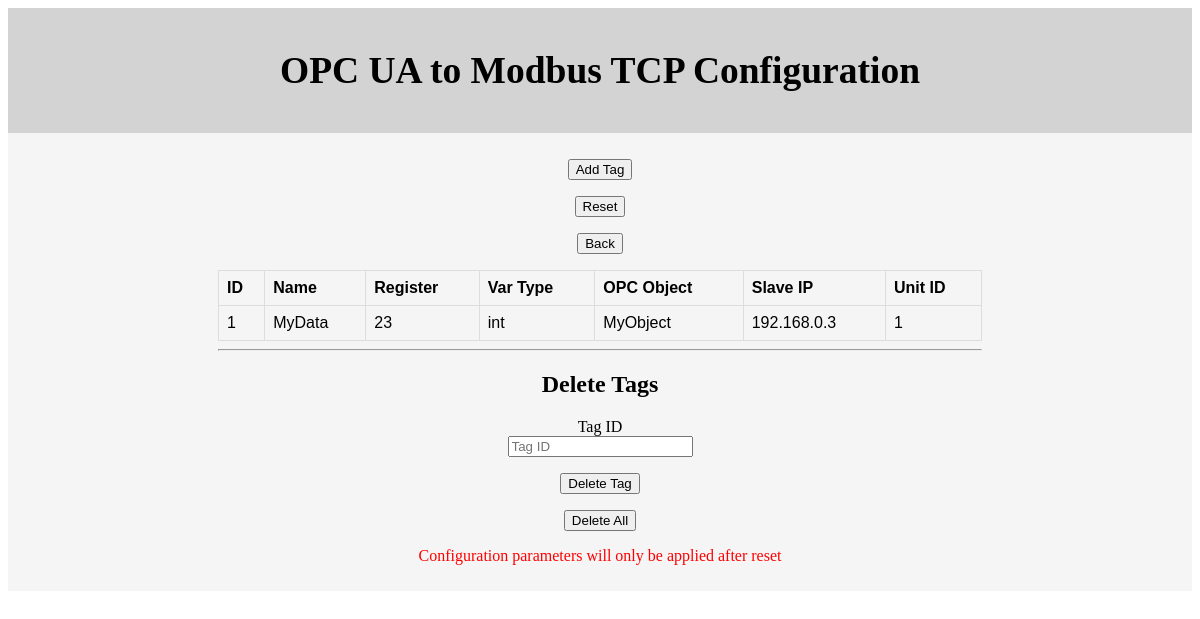
The page /opc_to_tcp on the database as committed earlier.
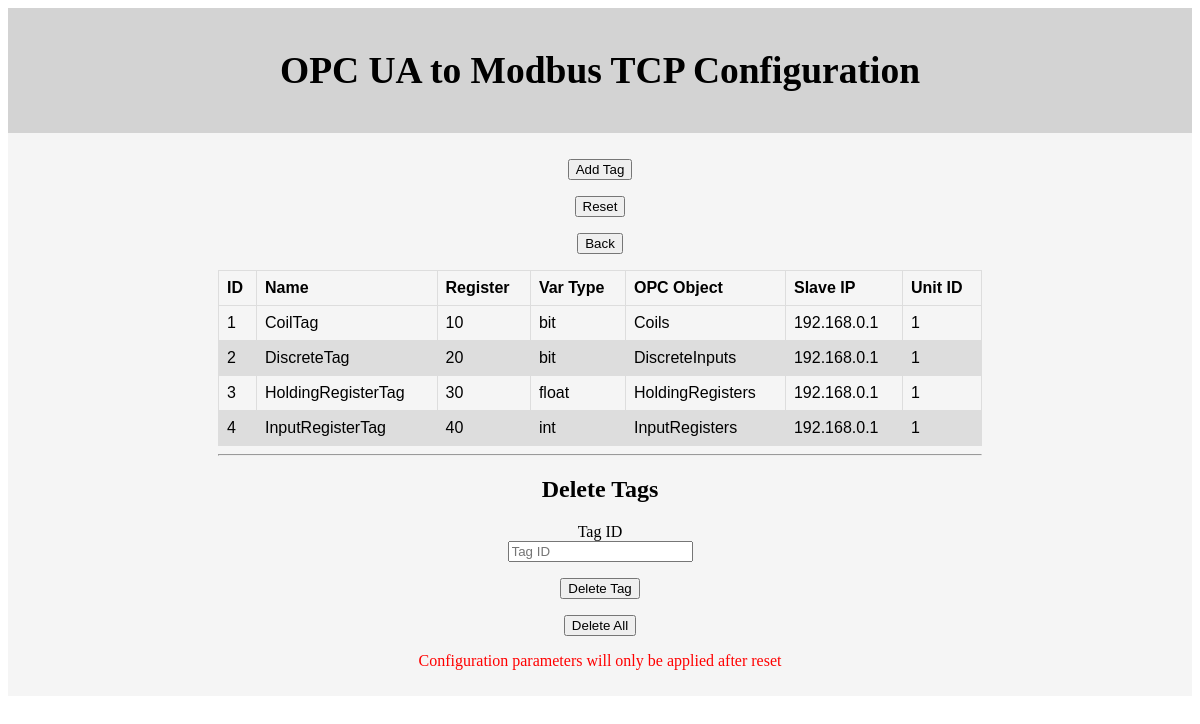
The same page on the database as committed later.
### api.py (models this page shows, shortened)
class OPC_to_TCP_Tags(db.Model):
    id = db.Column('tag_id', db.Integer, primary_key = True)
    name = db.Column(db.String(100))
    register = db.Column(db.String(10))
    var_type = db.Column(db.String(10))
    opc_object = db.Column(db.String(100))
    slave_ip = db.Column(db.String(10))
    unit_id = db.Column(db.String(4))

### api.py (the view, shortened to what this page needs)
@app.route('/opc_to_tcp', methods=['GET', 'POST'])
def opc_to_tcp():
    global restart
    return render_template('opc_to_tcp_all.html', tags = OPC_to_TCP_Tags.query.all() )

### templates/opc_to_tcp_all.html (shortened to what this page needs)
<!DOCTYPE html>
<html lang = "en">
   <head>
   </head>
   <body>
      <header>
         <h2>OPC UA to Modbus TCP Configuration</h2>
      </header>
      <div style="text-align: center; background-color: #F5F5F5; padding: 10px;">
         <form method=post action="">
            <p><input type=submit name="action" value='Add Tag'></p>
            <p><input type=submit name="action" value="Reset"></p>
            <p><input type=submit name="action" value="Back"></p>
         </form>
         <div style="padding-left: 200px; padding-right: 200px;">
            <table>
               <thead>
                  <tr>
                     <th>ID</th>
                     <th>Name</th>
                     <th>Register</th>
                     <th>Var Type</th>
                     <th>OPC Object</th>
                     <th>Slave IP</th>
                     <th>Unit ID</th>
                  </tr>
               </thead>
               <tbody>
                  {% for tag in tags %}
                     <tr>
                        <td>{{ tag.id }}</td>
                        <td>{{ tag.name }}</td>
                        <td>{{ tag.register }}</td>
                        <td>{{ tag.var_type }}</td>
                        <td>{{ tag.opc_object }}</td>
                        <td>{{ tag.slave_ip }}</td>
                        <td>{{ tag.unit_id }}</td>
                     </tr>
                  {% endfor %}
               </tbody>
            </table>
            <hr/>
         </div>
         <h2>Delete Tags</h2>
         <form method=post action="">
            <label>Tag ID</label><br>
            <input type = "text" name = "tagID" placeholder = "Tag ID" /><br>
            <p><input type=submit name="action" value='Delete Tag'></p>
            <p><input type=submit name="action" value='Delete All'></p>
         </form>
         <p style="color: red;">Configuration parameters will only be applied after reset</p>
      </div>
   </body>
</html>

Rows that differ between the two databases and show on the page:
changed OPC_to_TCP_Tags id 1: name "MyData" → "CoilTag"; register "23" → "10"; var_type "int" → "bit"; opc_object "MyObject" → "Coils"; slave_ip "192.168.0.3" → "192.168.0.1"
added OPC_to_TCP_Tags: id "2", name "DiscreteTag", register "20", var_type "bit", opc_object "DiscreteInputs", slave_ip "192.168.0.1", unit_id "1"
added OPC_to_TCP_Tags: id "3", name "HoldingRegisterTag", register "30", var_type "float", opc_object "HoldingRegisters", slave_ip "192.168.0.1", unit_id "1"
added OPC_to_TCP_Tags: id "4", name "InputRegisterTag", register "40", var_type "int", opc_object "InputRegisters", slave_ip "192.168.0.1", unit_id "1"
